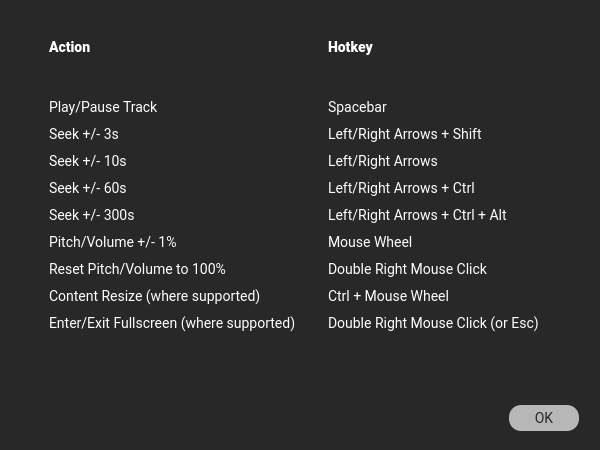
<?xml version="1.0" encoding="UTF-8"?>
<ui version="4.0">
 <class>hotkeys</class>
 <widget class="QDialog" name="hotkeys">
  <property name="windowModality">
   <enum>Qt::WindowModality::ApplicationModal</enum>
  </property>
  <property name="geometry">
   <rect>
    <x>0</x>
    <y>0</y>
    <width>600</width>
    <height>450</height>
   </rect>
  </property>
  <property name="contextMenuPolicy">
   <enum>Qt::ContextMenuPolicy::NoContextMenu</enum>
  </property>
  <property name="windowTitle">
   <string>Hotkeys</string>
  </property>
  <property name="styleSheet">
   <string notr="true">QWidget
{
border-color:#282828;
selection-background-color: #282828;
selection-color: #ffffff;
font-family:Roboto;
font-size:14px;
background-color:#282828;
color:#ffffff;
}

QGroupBox
{
border: 1px solid gray;
}

QLineEdit {
    border: 1px solid gray;
    border-radius: 3px;
    padding: 1px 18px 1px 3px;
    min-width: 6em;
}</string>
  </property>
  <property name="modal">
   <bool>true</bool>
  </property>
  <widget class="QTextBrowser" name="textBrowser">
   <property name="geometry">
    <rect>
     <x>40</x>
     <y>30</y>
     <width>530</width>
     <height>380</height>
    </rect>
   </property>
   <property name="frameShape">
    <enum>QFrame::Shape::NoFrame</enum>
   </property>
   <property name="html">
    <string>&lt;!DOCTYPE HTML PUBLIC &quot;-//W3C//DTD HTML 4.0//EN&quot; &quot;http://www.w3.org/TR/REC-html40/strict.dtd&quot;&gt;
&lt;html&gt;&lt;head&gt;&lt;meta name=&quot;qrichtext&quot; content=&quot;1&quot; /&gt;&lt;meta charset=&quot;utf-8&quot; /&gt;&lt;style type=&quot;text/css&quot;&gt;
p, li { white-space: pre-wrap; }
hr { height: 1px; border-width: 0; }
li.unchecked::marker { content: &quot;\2610&quot;; }
li.checked::marker { content: &quot;\2612&quot;; }
&lt;/style&gt;&lt;/head&gt;&lt;body style=&quot; font-family:'Roboto'; font-size:14px; font-weight:400; font-style:normal;&quot;&gt;
&lt;table border=&quot;0&quot; style=&quot; margin-top:0px; margin-bottom:0px; margin-left:0px; margin-right:0px;&quot; width=&quot;100%&quot; cellspacing=&quot;0&quot; cellpadding=&quot;5&quot;&gt;&lt;thead&gt;
&lt;tr&gt;
&lt;td&gt;
&lt;p style=&quot; margin-top:0px; margin-bottom:0px; margin-left:0px; margin-right:0px; -qt-block-indent:0; text-indent:0px;&quot;&gt;&lt;span style=&quot; font-weight:700;&quot;&gt;Action&lt;/span&gt;&lt;/p&gt;&lt;/td&gt;
&lt;td&gt;
&lt;p style=&quot; margin-top:0px; margin-bottom:0px; margin-left:0px; margin-right:0px; -qt-block-indent:0; text-indent:0px;&quot;&gt;&lt;span style=&quot; font-weight:700;&quot;&gt;Hotkey&lt;/span&gt;&lt;/p&gt;
&lt;p style=&quot; margin-top:0px; margin-bottom:0px; margin-left:0px; margin-right:0px; -qt-block-indent:0; text-indent:0px;&quot;&gt;&lt;br /&gt;&lt;/p&gt;&lt;/td&gt;&lt;/tr&gt;&lt;/thead&gt;
&lt;tr&gt;
&lt;td&gt;
&lt;p style=&quot; margin-top:0px; margin-bottom:0px; margin-left:0px; margin-right:0px; -qt-block-indent:0; text-indent:0px;&quot;&gt;Play/Pause Track&lt;/p&gt;&lt;/td&gt;
&lt;td&gt;
&lt;p style=&quot; margin-top:0px; margin-bottom:0px; margin-left:0px; margin-right:0px; -qt-block-indent:0; text-indent:0px;&quot;&gt;Spacebar&lt;/p&gt;&lt;/td&gt;&lt;/tr&gt;
&lt;tr&gt;
&lt;td&gt;
&lt;p style=&quot; margin-top:0px; margin-bottom:0px; margin-left:0px; margin-right:0px; -qt-block-indent:0; text-indent:0px;&quot;&gt;Seek +/- 3s&lt;/p&gt;&lt;/td&gt;
&lt;td&gt;
&lt;p style=&quot; margin-top:0px; margin-bottom:0px; margin-left:0px; margin-right:0px; -qt-block-indent:0; text-indent:0px;&quot;&gt;Left/Right Arrows + Shift&lt;/p&gt;&lt;/td&gt;&lt;/tr&gt;
&lt;tr&gt;
&lt;td&gt;
&lt;p style=&quot; margin-top:0px; margin-bottom:0px; margin-left:0px; margin-right:0px; -qt-block-indent:0; text-indent:0px;&quot;&gt;Seek +/- 10s&lt;/p&gt;&lt;/td&gt;
&lt;td&gt;
&lt;p style=&quot; margin-top:0px; margin-bottom:0px; margin-left:0px; margin-right:0px; -qt-block-indent:0; text-indent:0px;&quot;&gt;Left/Right Arrows&lt;/p&gt;&lt;/td&gt;&lt;/tr&gt;
&lt;tr&gt;
&lt;td&gt;
&lt;p style=&quot; margin-top:0px; margin-bottom:0px; margin-left:0px; margin-right:0px; -qt-block-indent:0; text-indent:0px;&quot;&gt;Seek +/- 60s&lt;/p&gt;&lt;/td&gt;
&lt;td&gt;
&lt;p style=&quot; margin-top:0px; margin-bottom:0px; margin-left:0px; margin-right:0px; -qt-block-indent:0; text-indent:0px;&quot;&gt;Left/Right Arrows + Ctrl&lt;/p&gt;&lt;/td&gt;&lt;/tr&gt;
&lt;tr&gt;
&lt;td&gt;
&lt;p style=&quot; margin-top:0px; margin-bottom:0px; margin-left:0px; margin-right:0px; -qt-block-indent:0; text-indent:0px;&quot;&gt;Seek +/- 300s&lt;/p&gt;&lt;/td&gt;
&lt;td&gt;
&lt;p style=&quot; margin-top:0px; margin-bottom:0px; margin-left:0px; margin-right:0px; -qt-block-indent:0; text-indent:0px;&quot;&gt;Left/Right Arrows + Ctrl + Alt&lt;/p&gt;&lt;/td&gt;&lt;/tr&gt;
&lt;tr&gt;
&lt;td&gt;
&lt;p style=&quot; margin-top:0px; margin-bottom:0px; margin-left:0px; margin-right:0px; -qt-block-indent:0; text-indent:0px;&quot;&gt;Pitch/Volume +/- 1%&lt;/p&gt;&lt;/td&gt;
&lt;td&gt;
&lt;p style=&quot; margin-top:0px; margin-bottom:0px; margin-left:0px; margin-right:0px; -qt-block-indent:0; text-indent:0px;&quot;&gt;Mouse Wheel&lt;/p&gt;&lt;/td&gt;&lt;/tr&gt;
&lt;tr&gt;
&lt;td&gt;
&lt;p style=&quot; margin-top:0px; margin-bottom:0px; margin-left:0px; margin-right:0px; -qt-block-indent:0; text-indent:0px;&quot;&gt;Reset Pitch/Volume to 100%&lt;/p&gt;&lt;/td&gt;
&lt;td&gt;
&lt;p style=&quot; margin-top:0px; margin-bottom:0px; margin-left:0px; margin-right:0px; -qt-block-indent:0; text-indent:0px;&quot;&gt;Double Right Mouse Click&lt;/p&gt;&lt;/td&gt;&lt;/tr&gt;
&lt;tr&gt;
&lt;td&gt;
&lt;p style=&quot; margin-top:0px; margin-bottom:0px; margin-left:0px; margin-right:0px; -qt-block-indent:0; text-indent:0px;&quot;&gt;Content Resize (where supported)&lt;/p&gt;&lt;/td&gt;
&lt;td&gt;
&lt;p style=&quot; margin-top:0px; margin-bottom:0px; margin-left:0px; margin-right:0px; -qt-block-indent:0; text-indent:0px;&quot;&gt;Ctrl + Mouse Wheel&lt;/p&gt;&lt;/td&gt;&lt;/tr&gt;
&lt;tr&gt;
&lt;td&gt;
&lt;p style=&quot; margin-top:0px; margin-bottom:0px; margin-left:0px; margin-right:0px; -qt-block-indent:0; text-indent:0px;&quot;&gt;Enter/Exit Fullscreen (where supported)&lt;/p&gt;&lt;/td&gt;
&lt;td&gt;
&lt;p style=&quot; margin-top:0px; margin-bottom:0px; margin-left:0px; margin-right:0px; -qt-block-indent:0; text-indent:0px;&quot;&gt;Double Right Mouse Click (or Esc)&lt;/p&gt;&lt;/td&gt;&lt;/tr&gt;&lt;/table&gt;&lt;/body&gt;&lt;/html&gt;</string>
   </property>
   <property name="openExternalLinks">
    <bool>true</bool>
   </property>
  </widget>
  <widget class="QPushButton" name="buttonOk">
   <property name="geometry">
    <rect>
     <x>509</x>
     <y>405</y>
     <width>70</width>
     <height>26</height>
    </rect>
   </property>
   <property name="styleSheet">
    <string notr="true">
     QPushButton
     {
     font-family:roboto;
     background-color: #b7b7b7/*button*/;
     border-radius: 12px;
     padding:4px;
     font-size:14px;
     color:#282828/*background*/;
     }
     QPushButton:hover
     {
     background-color: #ffffff/*button hover*/;
     }
    </string>
   </property>
   <property name="text">
    <string>OK</string>
   </property>
  </widget>
 </widget>
 <resources/>
 <connections/>
</ui>
